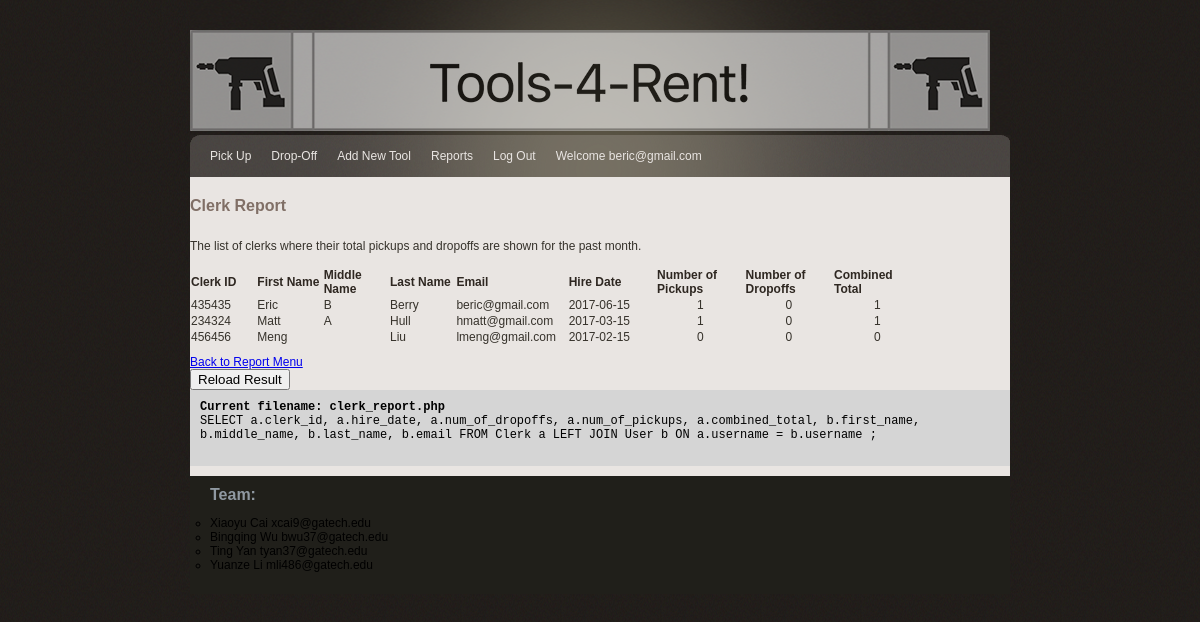
The page /clerk_report.php (signed in) on the database its author committed.
### tables this page shows
CREATE TABLE Clerk(
	username VARCHAR(50) NOT NULL,
	clerk_id INT NOT NULL AUTO_INCREMENT,
	hire_date DATE NOT NULL,
	num_of_dropoffs INT NULL,
	num_of_pickups INT NULL,
	combined_total INT NULL,
	is_first_time_login BOOLEAN NOT NULL,
	UNIQUE KEY username (username),
	KEY clerk_id (clerk_id),
	PRIMARY KEY (username),
	FOREIGN KEY (username)
		REFERENCES User(username)
);

CREATE TABLE User(
	username VARCHAR(50) NOT NULL,
	password VARCHAR(50) NOT NULL,
	email VARCHAR(250) NOT NULL,
	first_name VARCHAR(100) NOT NULL,
	middle_name VARCHAR(100) NOT NULL,
	last_name VARCHAR(50) NOT NULL,
	PRIMARY KEY (username),
	UNIQUE KEY username (username)
);

### clerk_report.php (the view, shortened to what this page needs)
<?php include('lib/common.php');
?>
<?php include("lib/header.php"); ?>
<?php
	include("lib/header.php");
?>
<html>
<head>
</head>
<body>
      <div id="main_container">
          <?php include('lib/menu_clerk.php');?>
          <div class="center_content">
            <div class="reservation_summary_section">
              <div class="subtitle">Clerk Report</div>
                <br>
                The list of clerks where their total pickups and dropoffs are shown for the past month.
                <br>
                <br>
                <table id="myTable" style="width:100%" >
                    <col width="60">
                    <col width="60">
                    <col width="60">
                    <col width="60">
                    <col width="80">
                    <col width="80">
                    <col width="80">
                    <col width="80">
                    <col width="80">
                    <col width="80">
                    <tr>
                        <td class="heading" style="cursor: pointer" onclick="sortTable(0)">Clerk ID</td>
                        <td class="heading" style="cursor: pointer" onclick="sortTable(1)">First Name</td>
                        <td class="heading" style="cursor: pointer" onclick="sortTable(2)">Middle Name</td>
                        <td class="heading" style="cursor: pointer" onclick="sortTable(3)">Last Name</td>
                        <td class="heading" style="cursor: pointer" onclick="sortTable(4)">Email</td>
                        <td class="heading" style="cursor: pointer" onclick="sortTable(5)">Hire Date</td>
                        <td class="heading" style="cursor: pointer" onclick="sortTable(6)">Number of Pickups</td>
                        <td class="heading" style="cursor: pointer" onclick="sortTable(7)">Number of Dropoffs</td>
                        <td class="heading" style="cursor: pointer" onclick="sortTable(8)">Combined Total</td>
                    </tr>
                    <?php
                    $query = "SELECT a.clerk_id, a.hire_date, a.num_of_dropoffs, a.num_of_pickups, a.combined_total, b.first_name, b.middle_name, b.last_name, b.email " .
                    "FROM Clerk a LEFT JOIN User b " .
                    "ON a.username = b.username " ;
	              $result = mysqli_query($db, $query);
	              while ($row = mysqli_fetch_array($result, MYSQLI_ASSOC)){
                      print '<tr>';
                      print '<td>' . $row['clerk_id'] . ' '. '</td>';
                      print '<td>' . $row['first_name'] . ' '. '</td>';
                      print '<td>' . $row['middle_name'] . ' '. '</td>';
                      print '<td>' . $row['last_name'] . ' '. '</td>';
                      print '<td>' . $row['email'] . ' '. '</td>';
                      print '<td>' . $row['hire_date'] . '   '. '</td>';
                      $query = "SELECT COUNT(pick_up_clerk_username) as myCount FROM `Reservation`
									WHERE Reservation.pick_up_clerk_username='{$row['email']}'
									and MONTH(start_date) = MONTH(Now());";
                      $pick_up_result = mysqli_query($db, $query);
                      $pick_up_count = mysqli_fetch_array($pick_up_result, MYSQLI_ASSOC);
                      print "<td style=\"text-align: center\">" . $pick_up_count['myCount'] . "</td>";
                      $query = "SELECT COUNT(drop_off_clerk_username) as myCount FROM `Reservation`
									WHERE Reservation.drop_off_clerk_username='{$row['email']}'
									and MONTH(end_date) = MONTH(Now());";
                      $drop_off_result = mysqli_query($db, $query);
                      $drop_off_count = mysqli_fetch_array($drop_off_result, MYSQLI_ASSOC);
                      print "<td style=\"text-align: center\">" . $drop_off_count['myCount'] . "</td>";
                      $total = $drop_off_count['myCount']+ $pick_up_count['myCount'];
                      print "<td style=\"text-align: center\">" . $total . "</td>";
                      print '</tr>';
                  }
	              ?>
                </table>
                <div class="back to generate report menu">
                    <div class="center_content">
                        <td><a href="generate_reports.php">Back to Report Menu</a></td>
                        <form action="" enctype="multipart/form-data">
                            <input type="submit" value="Reload Result">
                        </form>
                        <?php include("lib/error.php"); ?>
                    </div>
                </div>
              <?php include("lib/footer.php"); ?>
              </div>
              </div>
              </div>
</body>
</html>

### css/gtonline_style.css (style rules this page uses)
body { background:url(../img/bg.gif) repeat #000000; padding:0; font-family: Verdana, Geneva, sans-serif; font-size:12px; margin:auto auto auto auto; color:#36322b; }
table { width: 100%; border-collapse: collapse; }
th, td { padding: 1px; text-align: left; }
#main_container { width:820px; height:auto; margin:auto; padding:0px; }
.heading { font-size:12px; color:#2e2721; font-weight:bold; }
.subtitle { width: 600px; font-family: Verdana, Geneva, sans-serif; font-weight:bold; font-size:16px; color:#806F66; padding:10px 0px 10px 0px; }
.center_content { width:820px; height:auto; padding:10px 0px 10px 0px; clear:both; background-color:#E9E5E2; }

### rows shown on the page
clerk: clerk "435435", username.first_name "Eric", username.middle_name "B", username.last_name "Berry", username.email "beric@gmail.com", hire_date "2017-06-15", myCount "1", myCount "0", total "1"
clerk: clerk "234324", username.first_name "Matt", username.middle_name "A", username.last_name "Hull", username.email "hmatt@gmail.com", hire_date "2017-03-15", myCount "1", myCount "0", total "1"
clerk: clerk "456456", username.first_name "Meng", username.last_name "Liu", username.email "lmeng@gmail.com", hire_date "2017-02-15", myCount "0", total "0"

### other values the page prints
$_SESSION['username'] "beric@gmail.com"
$query "Current filename: clerk_report.php"
$query "SELECT a.clerk_id, a.hire_date, a.num_of_dropoffs, a.num_of_pickups, a.combined_total, b.first_name, b.middle_name, b.last_name, b.email FROM Clerk a LEFT JOIN User b ON a.username = b.username ;"
